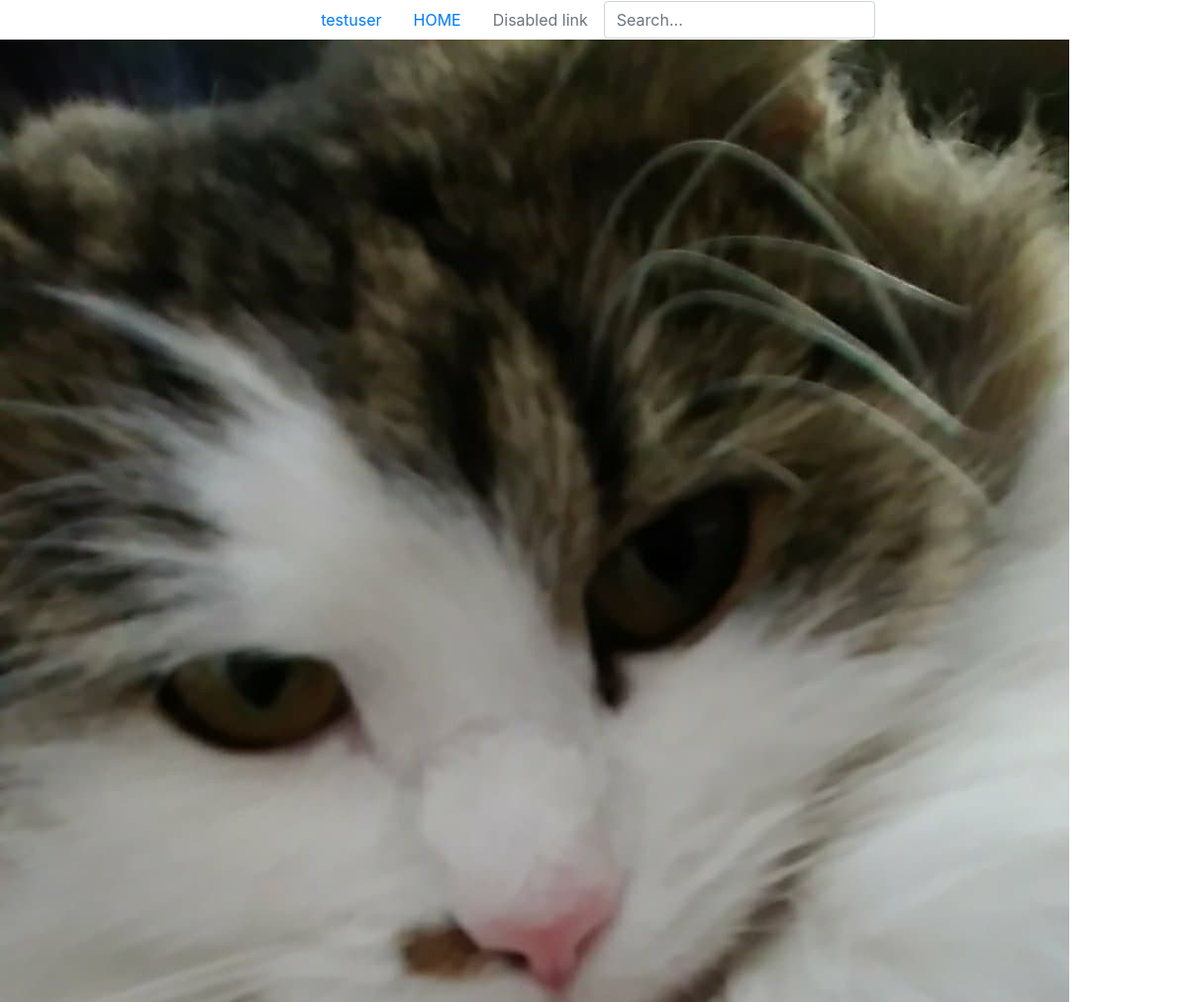
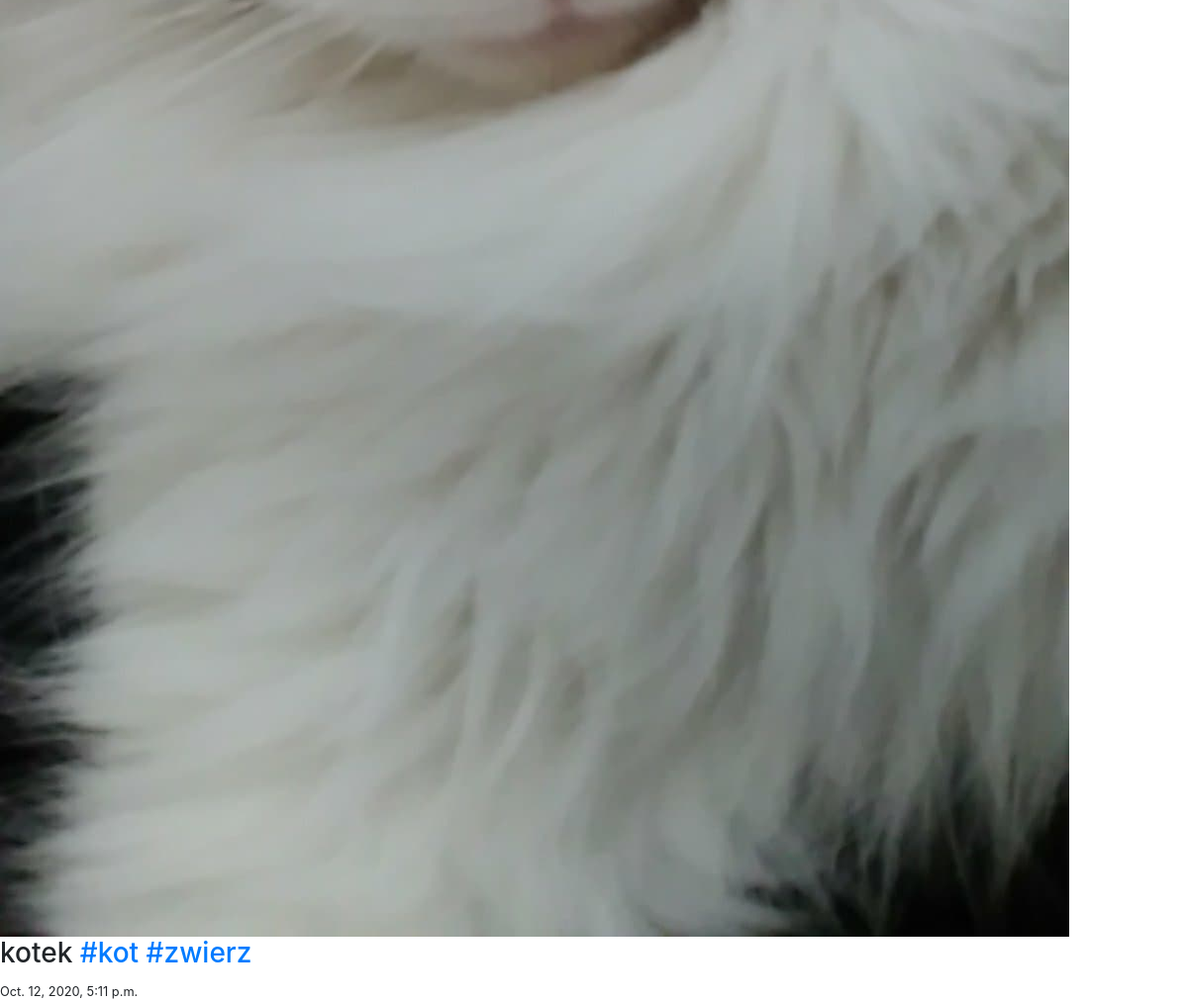
The page /posts/6/ (signed in) on the database its author committed (2 pictures, top to bottom).
### posts/models.py (models this page shows, shortened)
class Post(models.Model):
    author = models.ForeignKey(Profile, on_delete=models.CASCADE)
    description = models.TextField(max_length=200)
    picture = models.ImageField(upload_to='media')
    date_of_create = models.DateTimeField(auto_now_add=True)
    like = models.ManyToManyField(Profile, related_name='likes_given')
    def description_hashtags(self):
        words = self.description.split(' ')
        new_words = []
        new_word = ''
        for word in words:
            if word[0] == '#':
                new_word = f'<a href="/posts/hashtag/{word[1:]}">{word}</a>'
                new_words.append(new_word)
            else:
                new_words.append(word)
        return ' '.join(new_words)

### posts/views.py (the view)
# urls.py: path('<int:pk>/', PostDetailView.as_view(), name='detail_post'),
class PostDetailView(DetailView):
    model = Post
    template_name = 'posts/detail_post.html'

### users/models.py (called while the page is built)
    def __str__(self) -> str:
        return f'{self.user.username}'

### posts/templates/posts/detail_post.html (shortened to what this page needs)
{% extends 'users/base.html' %}
{% block content %}
    <img src="{{ object.picture.url }}" alt="Responsive image" class="img-fluid">
    <h3>{{ object.description_hashtags|safe }}</h3>
    <small>{{ object.date_of_create }}</small>
{% endblock %}

### users/templates/users/base.html (shortened to what this page needs)
{% load static %}
<!DOCTYPE html>
<html lang="en">
<head>
    <link rel="stylesheet" href="https://stackpath.bootstrapcdn.com/bootstrap/4.5.0/css/bootstrap.min.css">
    <link rel="stylesheet" href="https://use.fontawesome.com/releases/v5.7.2/css/all.css">
</head>
<body>
    <nav class="nav justify-content-center">
      {% if user.is_authenticated %}
      <a class="nav-link active" href="{% url 'profile_detail' request.user.profile.pk %}">{{ request.user.username }}</a>
      {% endif %}
      <a class="nav-link" href="{% url 'homepage' %}">HOME</a>
      <a class="nav-link disabled" href="#">Disabled link</a>
      <form class="form-inline my-2 my-lg-0" action="{% url 'search' %}" method="GET">
        <input class="form-control mr-sm-2" type="text" name="search" placeholder="Search...">
      </form>
    </nav>
    {% block content %}
    {% endblock %}
</body>
</html>

### rows shown on the page
Post: picture (picture), description_hashtags "kotek #kot #zwierz", date_of_create "Oct. 12, 2020, 5:11 p.m."

### other values the page prints
{{ request.user.username }} "testuser"
